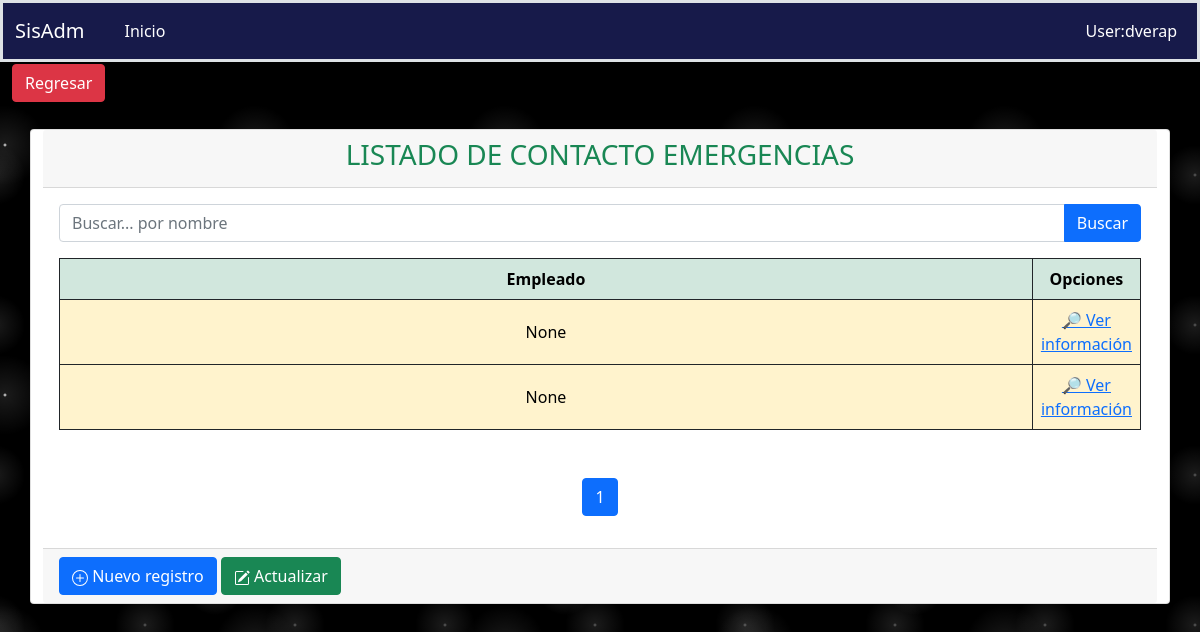
The page /fichaPersonal/contactoEmergencia on the database as committed earlier.
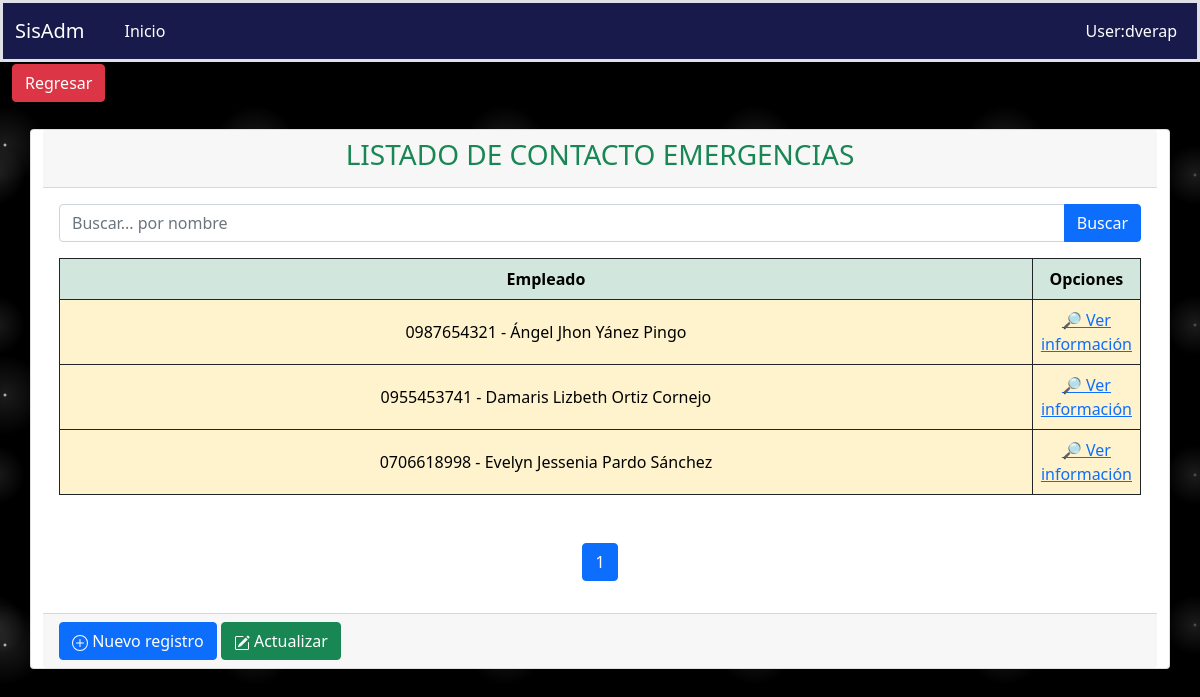
The same page on the database as committed later.
### aplicaciones/ficha_personal/models.py (models this page shows, shortened)
class ContactoEmergencias(models.Model):
    empleado = models.ForeignKey(Empleado, on_delete=models.PROTECT,blank=True, null=True, related_name="contactos")
    nombre = models.CharField(max_length=200)
    cedula = models.CharField(max_length=10, unique=True)
    telefonos = models.CharField(max_length=50, blank=True, null=True)
    parentesco = models.CharField(max_length=2, choices=PARENTESCO, default=PARENTESCO[0][0], blank=True, null=True)
    direccion = models.TextField(blank=True, null=True, verbose_name='Dirección')
    class Meta:
        verbose_name = "ContactoEmergencia"
        verbose_name_plural = "ContactosEmergencias"
        ordering = ('id',)

class Empleado(Base):
    nombres = models.CharField(max_length=200)
    cedula = models.CharField(max_length=10, unique=True)
    fecha_nacimiento = models.DateField(blank=True, null=True, auto_now=False)
    genero = models.CharField(max_length=1, choices=GENERO, default=GENERO[0][0], blank=True, null=True)
    pais = models.ForeignKey(Pais, on_delete=models.PROTECT, blank=True, null=True)
    provincia = models.ForeignKey(Provincia, on_delete=models.PROTECT, blank=True, null=True)
    ciudad = models.ForeignKey(Ciudad, on_delete=models.PROTECT, blank=True, null=True)
    estado_civil = models.CharField(max_length=1, choices=ESTADO_CIVIL, default=ESTADO_CIVIL[0][0], blank=True,null=True)
    email = models.CharField(max_length=100, unique=True)
    direccion = models.TextField(blank=True, null=True, verbose_name='Dirección')
    telefonos = models.CharField(max_length=50, blank=True, null=True)
    fecha_IESS = models.DateField(blank=True, null=True, auto_now=False)
    tipo_Contrato = models.CharField(max_length=2, choices=TIPO_CONTRATO, default=TIPO_CONTRATO[0][0], blank=True,null=True)
    fecha_Ingreso = models.DateField(blank=True, null=True, auto_now=False)
    foto = models.ImageField(upload_to='fichaPersonal/empleados', blank=True, null=True)
    cargo = models.ForeignKey(Cargo, on_delete=models.PROTECT,blank=True, null=True)
    departamento = models.ForeignKey(Departamento, on_delete=models.PROTECT,blank=True, null=True)
    estado = models.BooleanField(default=True)
    def __str__(self):
        return "{} - {}".format(self.cedula, self.nombres)
    class Meta:
        verbose_name = "Empleado"
        verbose_name_plural = "Empleados"
        ordering = ('id',)

### aplicaciones/ficha_personal/views/ContactoEmergencia/views.py (the view)
# urls.py: path('contactoEmergencia', ContactoEmergenciaListView.as_view(), name='contactoEmergencia'),
class ContactoEmergenciaListView(ListView):
    template_name = "ContactoEmergencia/listContactoEmergencia.html"
    context_object_name = 'contactoEmergencia'
    model = ContactoEmergencias
    paginate_by = 3
    def get_queryset(self):
        query = self.request.GET.get("query")
        print(query)
        if query:
            return self.model.objects.filter(empleado__nombres=query)
        else:
            return self.model.objects.all()
    def get_context_data(self, **kwargs):
        context = super().get_context_data(**kwargs)
        context['url_anterior'] = '/fichaPersonal/fichaPersonal'
        context['listar_url']= '/fichaPersonal/contactoEmergencia'
        context['crear_url'] = '/fichaPersonal/crearcontactoEmergencias/'
        context['titulo'] = 'LISTADO DE CONTACTO EMERGENCIAS'
        context['query'] = self.request.GET.get("query") or ""
        return context

### aplicaciones/ficha_personal/templates/ContactoEmergencia/listContactoEmergencia.html (shortened to what this page needs)
{% extends 'consulta.html' %}
{% load static %}
{% block search %}
    <form action="{% url 'ficha_Personal:contactoEmergencia' %}" method="GET">
      <div class="input-group mb-3">
        <input type="text" name="query" value="{{ query }}" class="form-control" placeholder="Buscar... por nombre" id="idInputSearch" aria-describedby="basic-addon2"/>
        <button type="submit" class="btn btn-primary mr-1" id="idSearchSp">Buscar</button>
      </div>
    </form>
{% endblock %}
{% block columns %}
    <thead>
        <tr class="align-middle table-success text-center table-bordered border-dark">
            <th scope="col" style="width: 25px;">Empleado</th>
            <th scope="col" style="width: 10%;">Opciones</th>
        </tr>
    </thead>
{% endblock %}
{% block rows %}
    {% for contaEmer in contactoEmergencia %}
        <tbody>
            <tr class="align-middle table-warning text-center table-bordered border-dark">
                <td>{{ contaEmer.empleado }}</td>
                <td class="acciones">
                    <a href="{% url 'ficha_Personal:registroContactoEmergencia' contaEmer.empleado_id %}">🔎️ Ver información</a>
                </td>
            </tr>
        </tbody>
    {% endfor %}
{% endblock %}

### templates/consulta.html (shortened to what this page needs)
{% extends 'base.html' %}
{% load static %}
{% block main %}
    <div class="container card card-primary">
        <div class="card-header" >
            <h3 class="card-title text-success text-center ">
                {{ titulo }}
            </h3>
        </div>
        <div class="card-body table-responsive">
            {% block search %}
            {% endblock %}
            <table class="table table-bordered" id="data">
                <thead>
                {% block columns %}
                {% endblock %}
                </thead>
                <tbody>
                {% block rows %}
                {% endblock %}
                </tbody>
            </table>
            {% block pagination %}
                <nav aria-label="Page navigation example">
                    <ul class="pagination justify-content-center mt-5">
                        {% for i in page_obj.paginator.page_range %}
                            {% if i == page_obj.number %}
                                <li class="page-item active">
                                    <a class="page-link" href="#">{{ i }}</a>
                                </li>
                            {% else %}
                                <li class="page-item">
                                    <a class="page-link" href="?page={{ i }}">{{ i }}</a>
                                </li>
                            {% endif %}
                        {% endfor %}
                    </ul>
                </nav>
            {% endblock %}
        </div>
        <div class="card-footer">
            {% block buttons_list %}
                <a href="{{ crear_url }}" class="btn  btn-primary btnTest">
                    Nuevo registro
                </a>
                <a href="{{ listar_url }}" class="btn btn-success btn-flat">
                    Actualizar
                </a>
            {% endblock %}
        </div>
    </div>
{% endblock %}

### templates/base.html (shortened to what this page needs)
<!DOCTYPE html>
<html lang="es">
<head>
    {% load static %}
    <link href="https://cdn.jsdelivr.net/npm/bootstrap@5.0.2/dist/css/bootstrap.min.css" rel="stylesheet"
>
    <link rel="stylesheet" href="{% static 'css/estilos.css' %}">
</head>
<body>
<header>
    {% block header %}
        {% include 'header.html' %}
    {% endblock %}
</header>
<main style="margin-top: 0.1rem" id="contenedor">
    <div class="container-fluid">
        <div class="row">
            <div class="col-md-12">
                <div class="page-title">
                    <ol class="breadcrumb" style="margin-bottom: 1.2rem">
                        <li class="active text-success h5">
                            {% block regresar %}
                                <a class="btn btn-danger" href="{{ url_anterior }}">
                                    Regresar
                                </a>
                            {% endblock %}
                        </li>
                    </ol>
                </div>
            </div>
        </div>
    </div>
    {% block main %}{% endblock %}
</main>
</body>
</html>

### templates/header.html (shortened to what this page needs)
<nav style="background:#171a4a" class="navbar navbar-expand-md navbar-dark  border-3 border bottom boder-primary">
  <div class="container-fluid">
    <a href="/admin" class="navbar-brand" >SisAdm</a>
    <div id="MenuNavegacion" class="collapse navbar-collapse" >
      <ul class="navbar-nav ms-3">
        <li class="nav-item">
          <a class="nav-link active" aria-current="page" href="/">Inicio</a>
        </li>
      </ul>
      <ul class="navbar-nav ms-auto">
          <li class="nav-item" ><a class="nav-link active text-nowrap" href="#">User:dverap</a></li>
      </ul>
    </div>
  </div>
</nav>

### static/css/estilos.css (style rules this page uses)
body { background-color:black; background-image: radial-gradient(white, rgba(255,255,255,.2) 2px, transparent 40px), radial-gradient(white, rgba(255,255,255,.15) 1px, transparent 30px), radial-gradient(white, rgba(255,255,255,.1) 2px, transparent 40px), radial-gradient(rgba(255,255,255,.4), rgba(255,255,255,.1) 2px, transparent 30px); background-size: 550px 550px, 350px 350px, 250px 250px, 150px 150px; background-position: 0 0, 40px 60px, 130px 270px, 70px 100px; color: #171a4a; }

Rows that differ between the two databases and show on the page:
removed ContactoEmergencias: empleado "None"
removed ContactoEmergencias: empleado "None"
added ContactoEmergencias: empleado "0987654321 - Ángel Jhon Yánez Pingo"
added ContactoEmergencias: empleado "0955453741 - Damaris Lizbeth Ortiz Cornejo"
added ContactoEmergencias: empleado "0706618998 - Evelyn Jessenia Pardo Sánchez"
